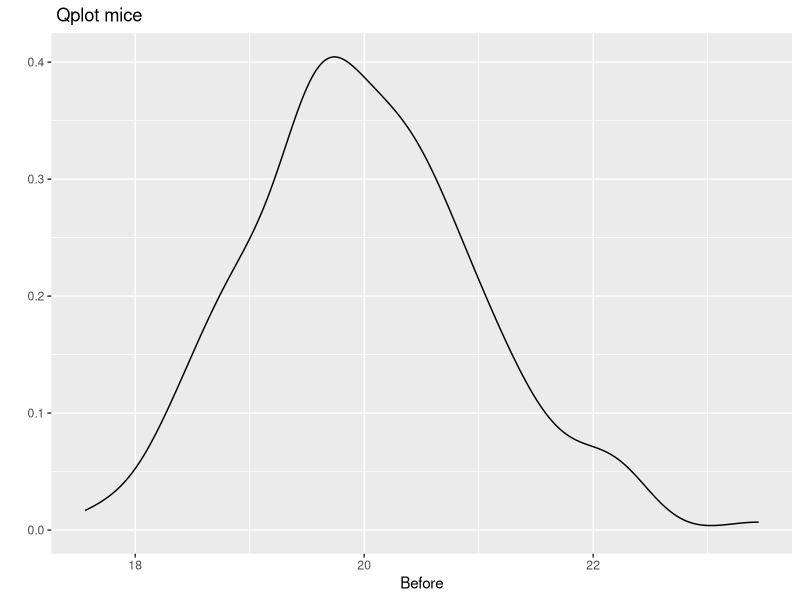
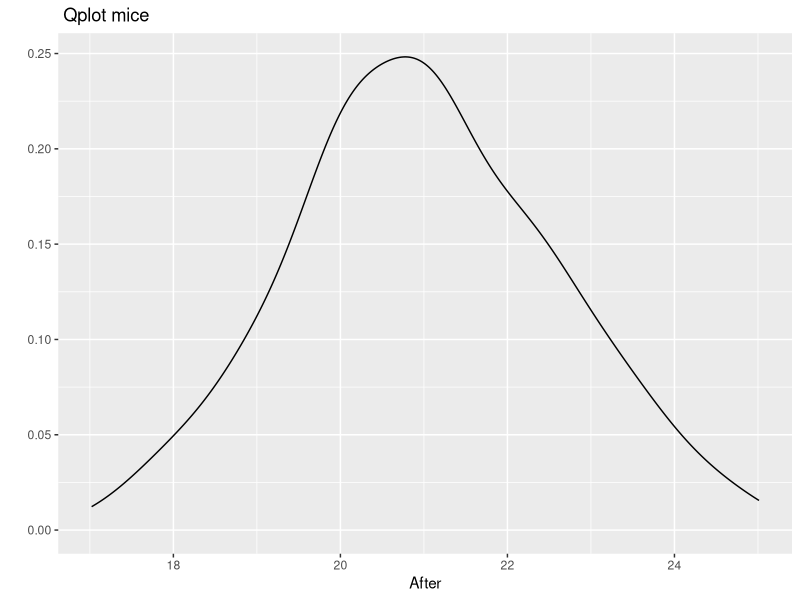
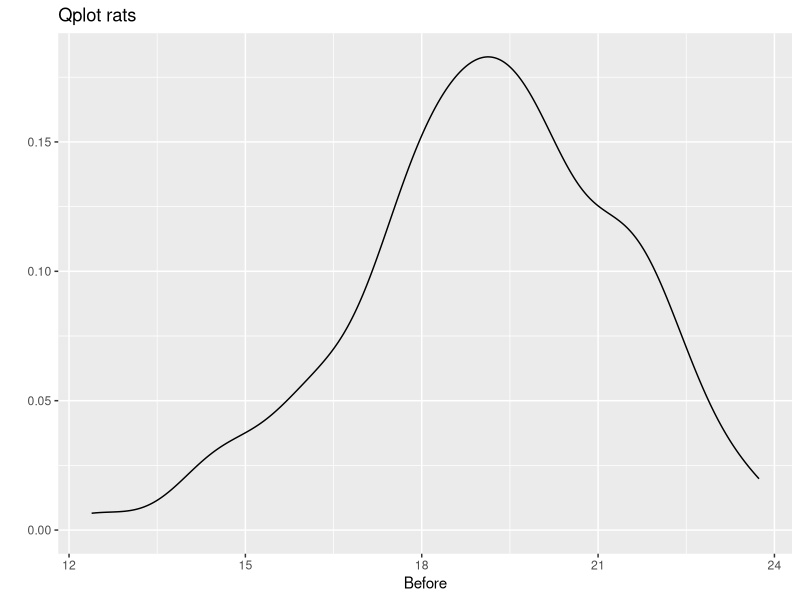
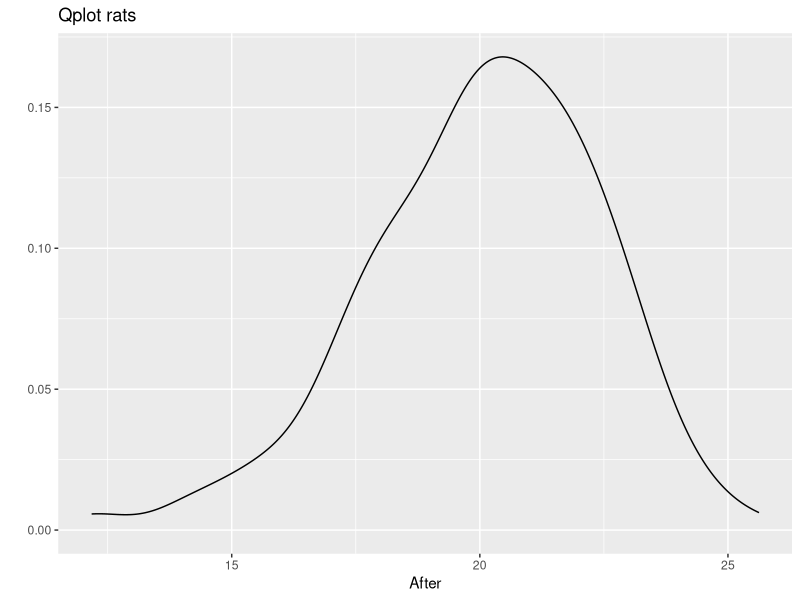
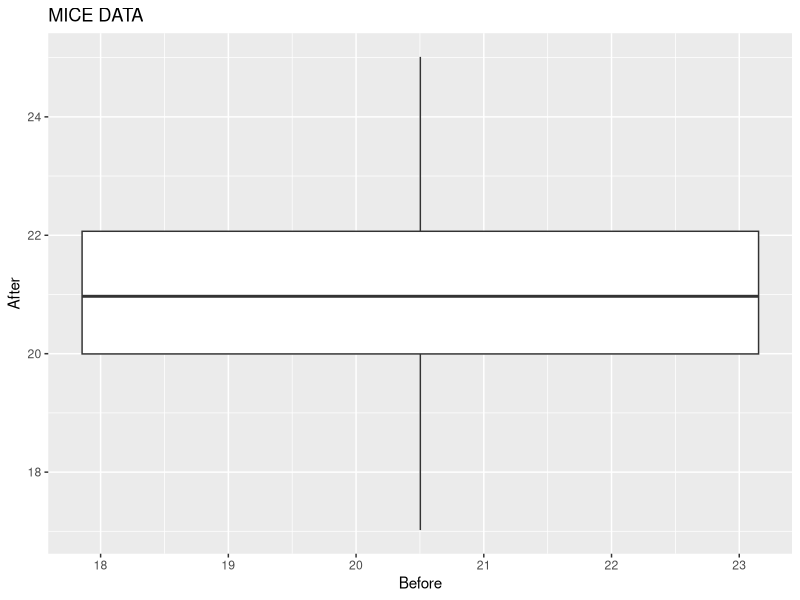
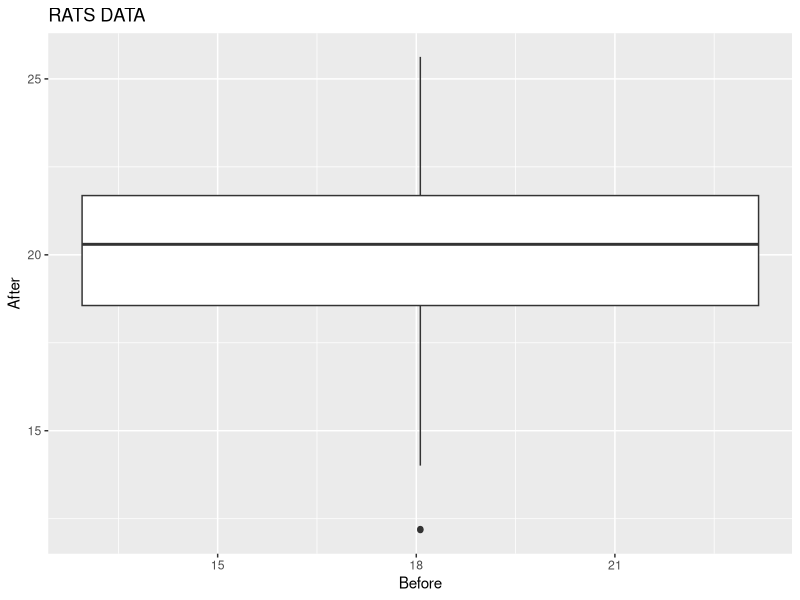
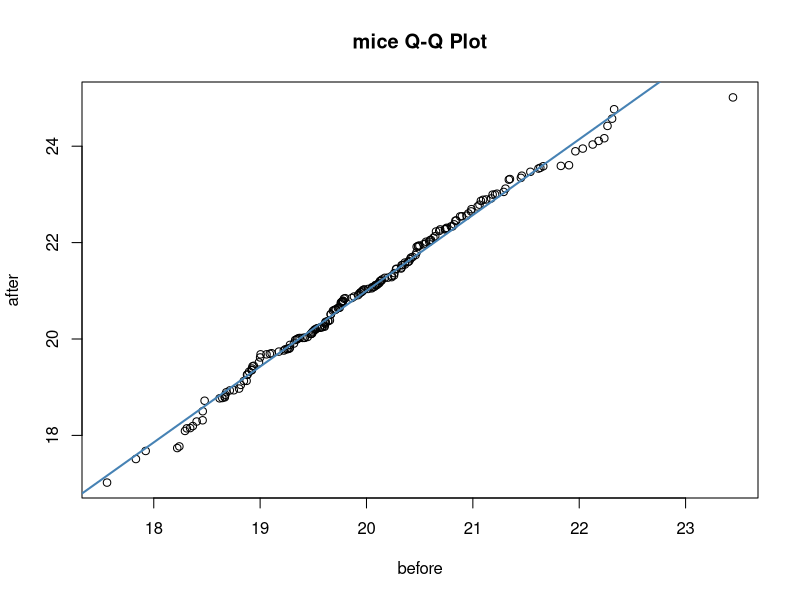
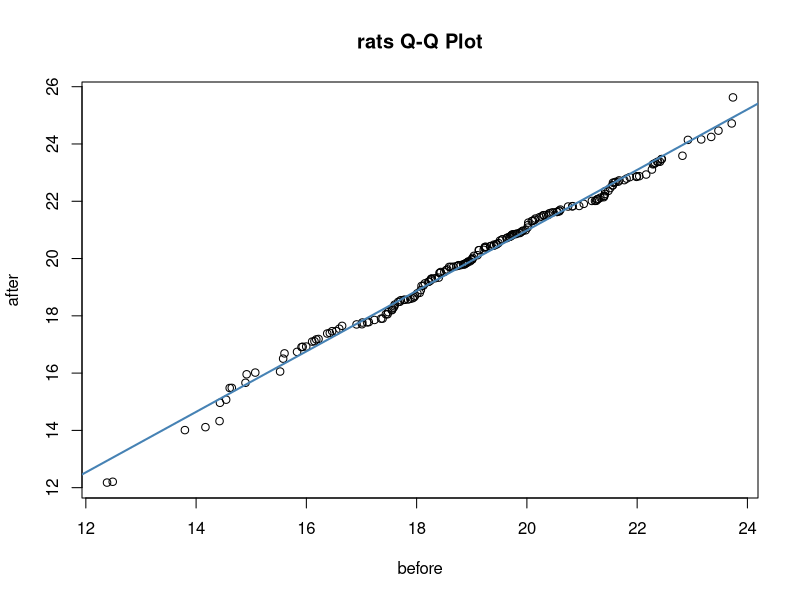

The R source for these figures, in order:
#******install packages dplyr and ggplot2********

library(ggplot2)
library(dplyr)
set.seed(123)


rnorm2 <- function(n,mean,sd) { mean+sd*scale(rnorm(n)) }

r <- rnorm2(200,20,1)
x<- rnorm2(200,21,1.58)
mice<-data.frame("Before"=r,
              "After"=x)
mice
str(mice)
rats<-data.frame("Before"=rweibull(200, shape=10,scale=20),
                 "After"= rweibull(200, shape=9,scale=21))
rats
str(rats)

qplot(Before,data=mice,geom="density",main=" Qplot mice  ")
qplot(After,data=mice,geom="density",main=" Qplot mice ")
qplot(Before,data=rats,geom="density",main="Qplot rats")
qplot(After,data=rats,geom="density",main="Qplot rats")
qplot(x=Before,y=After,data=mice,geom="boxplot",main="MICE DATA")   
qplot(x=Before,y=After,data=rats,geom="boxplot",main="RATS DATA")  

####TASK 2
a<-mice$Before
b<-mice$After
c<-rats$Before
d<-rats$After
qqplot(mice$Before, mice$After, xlab = "before", ylab = "after", main = "mice Q-Q Plot")
abline(lm(sort(b) ~ sort(a)), col = "steelblue", lwd = 2)

qqplot(rats$Before, rats$After, xlab = "before", ylab = "after", main = "rats Q-Q Plot")
abline(lm(sort(d) ~ sort(c)), col = "steelblue", lwd = 2)
dplyr::sample_n(mice, 10)
shapiro.test(mice$Before)
shapiro.test(mice$After)
dplyr::sample_n(rats, 10)
shapiro.test(rats$Before)
shapiro.test(rats$After)

#Task 3

res<-t.test(mice$Before,mice$After,paired=TRUE)
res

res$statistic
res$p.value
res$conf.int
res$estimate
res$parameter


res1 <- wilcox.test(rats$Before, rats$After, paired = TRUE)
res1
res1$statistic
res1$p.value





####Task 4
# ***** install package fitdistrplus"
library(fitdistrplus)
f11<-fitdist(rats$Before,"lnorm")
f11
f12<-fitdist(rats$After,"lnorm")
f12
f21<-fitdist(rats$Before,"gamma")
f21
f22<-fitdist(rats$After,"gamma")
f22
f31<-fitdist(rats$Before,"weibull")
f31
f32<-fitdist(rats$After,"weibull")
f32
summary(f32)
summary(f12)
par(mfrow = c(2, 2))
plot.legend <- c("Weibull", "lognormal", "gamma")
denscomp(list(f31, f11, f21), legendtext = plot.legend)
qqcomp(list(f31, f11, f21), legendtext = plot.legend)
cdfcomp(list(f31, f11, f21), legendtext = plot.legend)
ppcomp(list(f31, f11, f21), legendtext = plot.legend)


denscomp(list(f32, f12, f22), legendtext = plot.legend)
qqcomp(list(f32, f12, f22), legendtext = plot.legend)
cdfcomp(list(f32, f12, f22), legendtext = plot.legend)
ppcomp(list(f32, f12, f22), legendtext = plot.legend)
